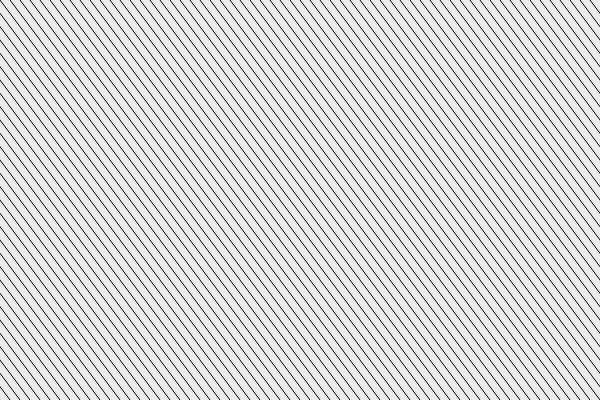
Frame 1 (no input)
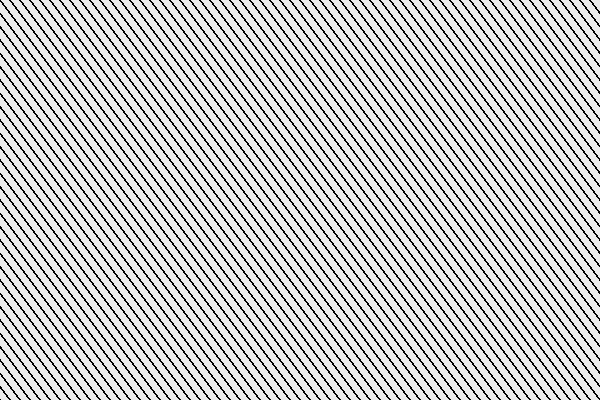
Frame 60 (no input)
Frame 120 (the mouse pressed at the canvas centre since frame 60): identical to frame 60, image omitted

The p5.js sketch that drew these frames (run headless with seeded random() and noise() and a simulated clock; from frame 60 on, the mouse is pressed at the canvas centre):

// p5.js sketch
// ── sketch.js
const offset = 10;
const distance = 300;
function setup() {
  createCanvas(600, 400);
  background(235);
}
function draw() {
  for (let i = 0; i < width + distance; i += offset) {
    strokeWeight(1)
    stroke(0);
    line(i-distance, 0, i, height);
  }
}
